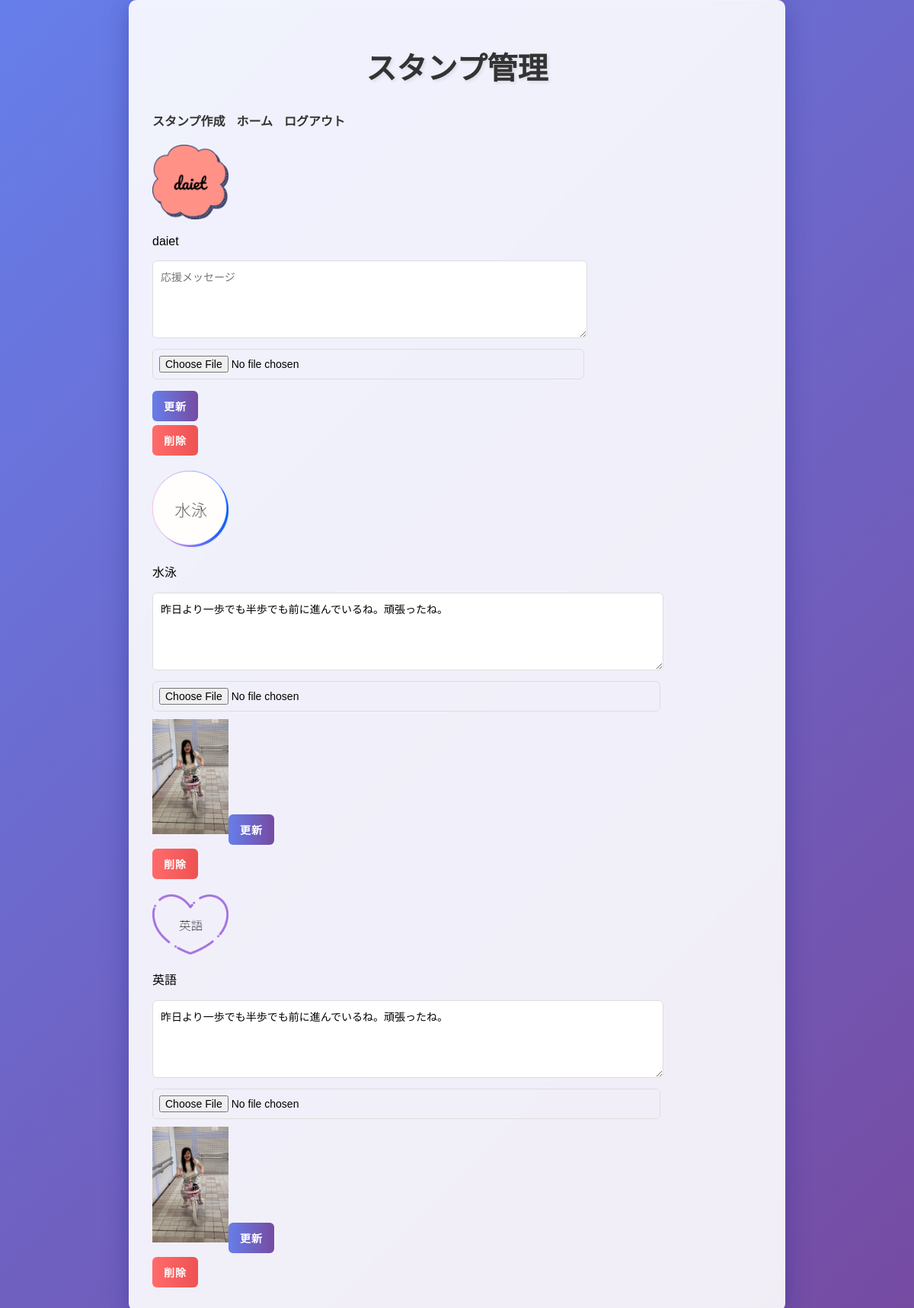
Page /stamp-creation/stamp_management.php (signed in) on the committed database.
### tables this page shows
CREATE TABLE `stamps` (
  `id` int(11) NOT NULL,
  `hobby` varchar(255) NOT NULL,
  `shape` varchar(50) NOT NULL,
  `font` varchar(50) NOT NULL,
  `image_path` varchar(255) NOT NULL,
  `created_at` timestamp NOT NULL DEFAULT current_timestamp(),
  `user_id` int(11) DEFAULT NULL,
  `status` enum('draft','registered') DEFAULT 'draft',
  `encouragement_image_path` varchar(255) DEFAULT NULL,
  `encouragement_message` text DEFAULT NULL
);

### stamp-creation/stamp_management.php (the view, shortened to what this page needs)
<?php
require_once '../includes/database_functions.php';
$base_url = "/lesson-management-system";
$user_id = $_SESSION['user_id'];
$sql = "SELECT * FROM stamps WHERE user_id = ? ORDER BY created_at DESC";
$stmt = $conn->prepare($sql);
$stmt->bind_param("i", $user_id);
$stmt->execute();
$result = $stmt->get_result();
$stamps = $result->fetch_all(MYSQLI_ASSOC);
?>
<!DOCTYPE html>
<html lang="ja">
<head>
    <link rel="stylesheet" href="styles.css">
</head>
<body>
    <div class="container">
        <h1>スタンプ管理</h1>
        <nav>
            <ul>
                <li><a href="index.php">スタンプ作成</a></li>
                <li><a href="../index.php">ホーム</a></li>
                <li><a href="../registration/logout.php">ログアウト</a></li>
            </ul>
        </nav>
        <?php
        if (!empty($stamps)) {
            echo "<div class='stamp-list'>";
            foreach ($stamps as $stamp) {
                echo "<div class='stamp-item'>";
                echo "<img src='" . $base_url . htmlspecialchars($stamp['image_path'] ?? '') . "' alt='Stamp' width='100'>";
                echo "<p>" . htmlspecialchars($stamp['hobby'] ?? '') . "</p>";
                echo "<form method='post' enctype='multipart/form-data'>";
                echo "<textarea name='encouragement_message' placeholder='応援メッセージ'>" . htmlspecialchars($stamp['encouragement_message'] ?? '') . "</textarea>";
                echo "<input type='file' name='encouragement_image'>";
                if (!empty($stamp['encouragement_image_path'])) {
                    $image_path = $base_url . htmlspecialchars($stamp['encouragement_image_path']);
                    echo "<img src='$image_path' alt='Encouragement Image' width='100'>";
                }
                echo "<input type='submit' name='edit_stamp' value='更新'>";
                echo "</form>";
                echo "<form method='post'>";
                echo "<input type='submit' name='delete_stamp' value='削除' onclick='return confirm(\"このスタンプを削除しますか？\");'>";
                echo "</form>";
                echo "</div>";
            }
            echo "</div>";
        } else {
            echo "<p>スタンプがありません。</p>";
        }
        ?>
    </div>
</body>
</html>

### stamp-creation/styles.css (style rules this page uses)
body { font-family: 'Arial', sans-serif; margin: 0; padding: 0; background: linear-gradient(135deg, #667eea 0%, #764ba2 100%); background-attachment: fixed; min-height: 100vh; display: flex; justify-content: center; align-items: center; }
.container { max-width: 800px; width: 90%; padding: 30px; background-color: rgba(255, 255, 255, 0.9); box-shadow: 0 8px 32px 0 rgba(31, 38, 135, 0.37); backdrop-filter: blur(4px); -webkit-backdrop-filter: blur(4px); border-radius: 10px; border: 1px solid rgba(255, 255, 255, 0.18); }
h1, h2 { color: #333; text-align: center; margin-bottom: 30px; font-size: 2.5em; text-shadow: 2px 2px 4px rgba(0,0,0,0.1); }
.stamp-item textarea { width: 100%; padding: 10px; border: 1px solid #ddd; border-radius: 6px; font-size: 14px; resize: vertical; min-height: 80px; margin-bottom: 10px; transition: border-color 0.3s ease, box-shadow 0.3s ease; }
.stamp-item input[type="file"] { width: 100%; padding: 8px; margin-bottom: 10px; border: 1px solid #ddd; border-radius: 6px; font-size: 14px; }
.stamp-item input[type="submit"], .stamp-item button { display: inline-block; padding: 10px 15px; background: linear-gradient(to right, #667eea, #764ba2); color: white; border: none; border-radius: 6px; font-size: 14px; font-weight: bold; cursor: pointer; transition: all 0.3s ease; text-transform: uppercase; letter-spacing: 1px; margin-top: 5px; }
.stamp-item input[name="delete_stamp"] { background: linear-gradient(to right, #ff6b6b, #ee5253); }
.stamp-list { display: flex; flex-wrap: wrap; gap: 20px; }
nav ul { list-style-type: none; padding: 0; display: flex; gap: 15px; margin-bottom: 20px; }
nav ul li a { text-decoration: none; color: #333; font-weight: bold; }

### rows in the picture
stamps: image_path (picture), hobby "daiet"
stamps: image_path (picture), hobby "水泳", encouragement_message "昨日より一歩でも半歩でも前に進んでいるね。頑張ったね。", encouragement_image_path (picture)
stamps: image_path (picture), hobby "英語", encouragement_message "昨日より一歩でも半歩でも前に進んでいるね。頑張ったね。", encouragement_image_path (picture)
